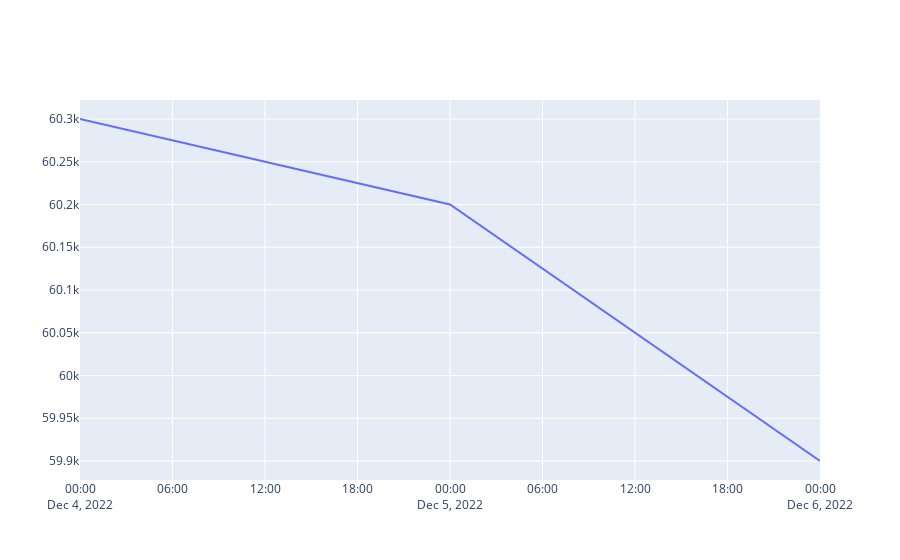

The code cell stored with this chart in its notebook:
### Markdown cell above
### 그래프에 라인 그리기

### Code cell
print(fin_dict.keys())
print(type(fin_dict.keys()))
# dict.keys()는 자료형이 'dict_keys'이기 때문에 그래프에 사용하기 위해 리스트로 만들어주어야한다.

day_list = list(fin_dict.keys())
price_list = list(fin_dict.values())
print("days={}, prices={}".format(day_list, price_list))

# 그래프 그리기 x축 - day, y축 - price
trace = go.Scatter(x = day_list, y = price_list, mode = 'lines', name = 'lines')
fig.add_trace(trace)
fig.show()

### Figure 1 — Plotly figure (JSON) as saved in the notebook; plotly's stock layout.template omitted (floating-point values rounded to 4 significant figures)
{"data": [{"mode": "lines", "name": "lines", "type": "scatter", "x": ["2022-12-04", "2022-12-05", "2022-12-06"], "y": [60300, 60200, 59900]}], "layout": {}}
